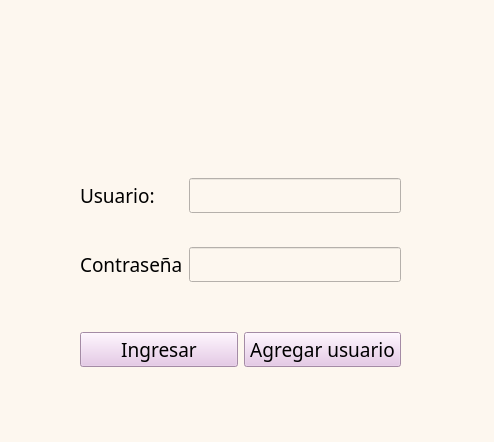
<?xml version="1.0" encoding="UTF-8"?>
<ui version="4.0">
 <class>MainWindow</class>
 <widget class="QMainWindow" name="MainWindow">
  <property name="geometry">
   <rect>
    <x>0</x>
    <y>0</y>
    <width>494</width>
    <height>442</height>
   </rect>
  </property>
  <property name="windowTitle">
   <string>MainWindow</string>
  </property>
  <property name="styleSheet">
   <string notr="true">background-color: rgb(253, 247, 239);
</string>
  </property>
  <widget class="QWidget" name="centralwidget">
   <widget class="QWidget" name="gridLayoutWidget">
    <property name="geometry">
     <rect>
      <x>80</x>
      <y>150</y>
      <width>321</width>
      <height>161</height>
     </rect>
    </property>
    <layout class="QGridLayout" name="gridLayout">
     <item row="0" column="2">
      <widget class="QLineEdit" name="Usuario">
       <property name="font">
        <font>
         <family>Tw Cen MT Condensed</family>
         <pointsize>14</pointsize>
        </font>
       </property>
      </widget>
     </item>
     <item row="1" column="1">
      <widget class="QLabel" name="label_2">
       <property name="font">
        <font>
         <family>Tw Cen MT Condensed Extra Bold</family>
         <pointsize>14</pointsize>
        </font>
       </property>
       <property name="text">
        <string>Contraseña</string>
       </property>
      </widget>
     </item>
     <item row="0" column="1">
      <widget class="QLabel" name="label">
       <property name="font">
        <font>
         <family>Tw Cen MT Condensed Extra Bold</family>
         <pointsize>14</pointsize>
        </font>
       </property>
       <property name="text">
        <string>Usuario: </string>
       </property>
      </widget>
     </item>
     <item row="1" column="2">
      <widget class="QLineEdit" name="Contrasena">
       <property name="font">
        <font>
         <family>Tw Cen MT Condensed</family>
         <pointsize>14</pointsize>
        </font>
       </property>
      </widget>
     </item>
    </layout>
   </widget>
   <widget class="QWidget" name="horizontalLayoutWidget">
    <property name="geometry">
     <rect>
      <x>80</x>
      <y>310</y>
      <width>321</width>
      <height>80</height>
     </rect>
    </property>
    <layout class="QHBoxLayout" name="horizontalLayout">
     <item>
      <widget class="QPushButton" name="Boton_Ingresar">
       <property name="font">
        <font>
         <family>Tw Cen MT Condensed</family>
         <pointsize>14</pointsize>
        </font>
       </property>
       <property name="styleSheet">
        <string notr="true">background-color: rgb(230, 195, 231);</string>
       </property>
       <property name="text">
        <string>Ingresar</string>
       </property>
      </widget>
     </item>
     <item>
      <widget class="QPushButton" name="Boton_Agregar">
       <property name="font">
        <font>
         <family>Tw Cen MT Condensed</family>
         <pointsize>14</pointsize>
        </font>
       </property>
       <property name="styleSheet">
        <string notr="true">background-color: rgb(230, 195, 231);</string>
       </property>
       <property name="text">
        <string>Agregar usuario</string>
       </property>
      </widget>
     </item>
    </layout>
   </widget>
   <widget class="QLabel" name="label_3">
    <property name="geometry">
     <rect>
      <x>70</x>
      <y>10</y>
      <width>341</width>
      <height>151</height>
     </rect>
    </property>
    <property name="text">
     <string/>
    </property>
    <property name="pixmap">
     <pixmap>image-removebg-preview (2).png</pixmap>
    </property>
    <property name="scaledContents">
     <bool>true</bool>
    </property>
   </widget>
   <widget class="QLabel" name="label_4">
    <property name="geometry">
     <rect>
      <x>400</x>
      <y>0</y>
      <width>81</width>
      <height>81</height>
     </rect>
    </property>
    <property name="text">
     <string/>
    </property>
    <property name="pixmap">
     <pixmap>logo.png</pixmap>
    </property>
    <property name="scaledContents">
     <bool>true</bool>
    </property>
   </widget>
  </widget>
  <widget class="QMenuBar" name="menubar">
   <property name="geometry">
    <rect>
     <x>0</x>
     <y>0</y>
     <width>494</width>
     <height>26</height>
    </rect>
   </property>
  </widget>
  <widget class="QStatusBar" name="statusbar"/>
 </widget>
 <resources/>
 <connections/>
</ui>
